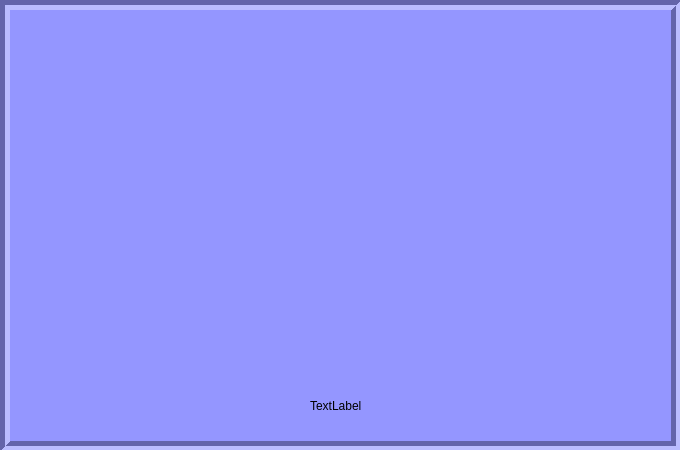
<?xml version="1.0" encoding="UTF-8"?>
<ui version="4.0">
 <class>Form</class>
 <widget class="QWidget" name="Form">
  <property name="geometry">
   <rect>
    <x>0</x>
    <y>0</y>
    <width>680</width>
    <height>450</height>
   </rect>
  </property>
  <property name="maximumSize">
   <size>
    <width>680</width>
    <height>450</height>
   </size>
  </property>
  <property name="windowTitle">
   <string>Form</string>
  </property>
  <property name="autoFillBackground">
   <bool>false</bool>
  </property>
  <property name="styleSheet">
   <string notr="true">background-color: rgb(148, 150, 255);</string>
  </property>
  <widget class="QLabel" name="word">
   <property name="geometry">
    <rect>
     <x>310</x>
     <y>390</y>
     <width>171</width>
     <height>31</height>
    </rect>
   </property>
   <property name="styleSheet">
    <string notr="true">font: 22pt &quot;Franklin Gothic Demi&quot;;</string>
   </property>
   <property name="text">
    <string>TextLabel</string>
   </property>
  </widget>
  <widget class="QWidget" name="verticalLayoutWidget">
   <property name="geometry">
    <rect>
     <x>30</x>
     <y>10</y>
     <width>621</width>
     <height>361</height>
    </rect>
   </property>
   <layout class="QVBoxLayout" name="verticalLayout"/>
  </widget>
  <widget class="QLabel" name="label">
   <property name="geometry">
    <rect>
     <x>0</x>
     <y>0</y>
     <width>681</width>
     <height>451</height>
    </rect>
   </property>
   <property name="frameShape">
    <enum>QFrame::Box</enum>
   </property>
   <property name="frameShadow">
    <enum>QFrame::Sunken</enum>
   </property>
   <property name="lineWidth">
    <number>5</number>
   </property>
   <property name="text">
    <string/>
   </property>
  </widget>
  <zorder>label</zorder>
  <zorder>word</zorder>
  <zorder>verticalLayoutWidget</zorder>
 </widget>
 <resources/>
 <connections/>
</ui>
